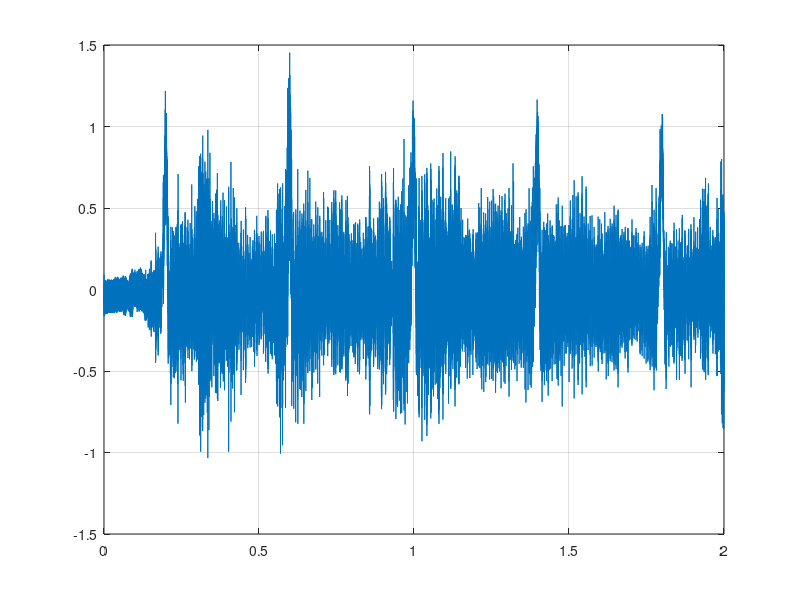
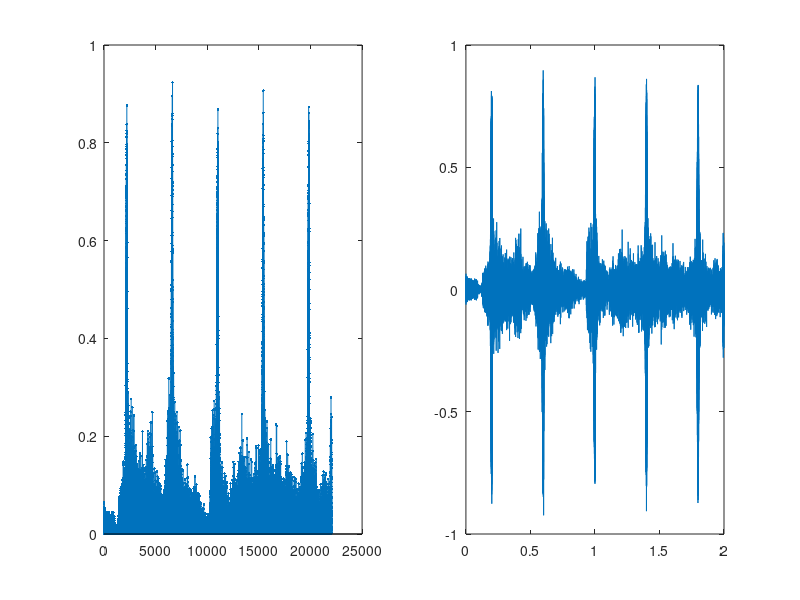

Here is the MATLAB script that generated these plots, in order:
clear,close,clc

%1

load('mistura1.txt');    %sinal de ECG + sinal de audio
fa=22050;
Ta=1/fa;
N=length(mistura1);

t=0:Ta:Ta*N-Ta;

figure(1)
plot(t,mistura1)
grid on

%Com a analise do grafico podemos observar que existem 6 batimentos
%cardiacos em 2 segundos, ou seja existem x batimentos cardiacos em um
%minuto, logo temos 180 batimentos cardiacos por minuto

%2

fp=4000;        %frequencia da portadora

deltaf=fa/N;

y=fft(mistura1);
p=(fp/deltaf)+1;  %calculo do indice da portadora (adiciona-se por causa do 
                  %indice do matlab

faseport=angle(y(p))/pi  %fase da portadora (divide-se por pi para dar um 
                         %valor que nao seja multiplicado por pi, devido a 
                         % ser uma fase)

%3

%Para fazer a desmodulaçao do sinal temos de calcular duas posiçoes e 
%colocar o intervalo da fft entre as duas a 0, apos fazer isto teremos de
%fazer a ifft para desmodular o sinal e assim recuperar o sinal de audio

pos1=(3000/deltaf)+1;   %posiçao1  | O numero 3000 vem da frequencia maxima
pos2=N-(3000/deltaf);   %posiçao2  | do sinal de audio

ydesmo=y;               %ydesmo=fft(mistura1)
ydesmo(pos1:pos2)=0;    %colocar a 0 o intervalo da pos1 a pos2

audiorec=ifft(ydesmo);  %recuperaçao do sinal de audio

%soundsc(abs(audiorec),fa);   %Recuperaçao do sinal audio, podemos ouvir que 
                            %tem bastante ruido 

%4
%!NAO ENTENDI ESTE EXERCICIO PROVAVELMENTE ESTA MAL

%Para fazer a desmodulaçao do sinal tendo em atençao a funçao
%cos(2p*i*fp*t) temos de aplicar as formulas seguintes:
%                   x(t) == x(f)
%            y(t)=x(t)cos(2pi fp t) == y(f)
%                 y(t)=integral(y(t))

teta=[-pi/6 0 pi/6 pi/4];

f=(0:N-1)*(fa/N);

figure(2)
for k=1:length(teta)

c=cos(2*pi*fp*t+teta(k));

audiodes=real(audiorec).*c';   %desmodulaçao do sinal

%O sinal a partir da aplicaçao do cosseno vem da aplicaçao de um passa
%baixo de 3KHz  (frequencia maxima do audio)

    subplot(1,2,1)
    stem(f, abs(audiodes),'.')
    subplot(1,2,2)
    plot(t, audiodes)

end
